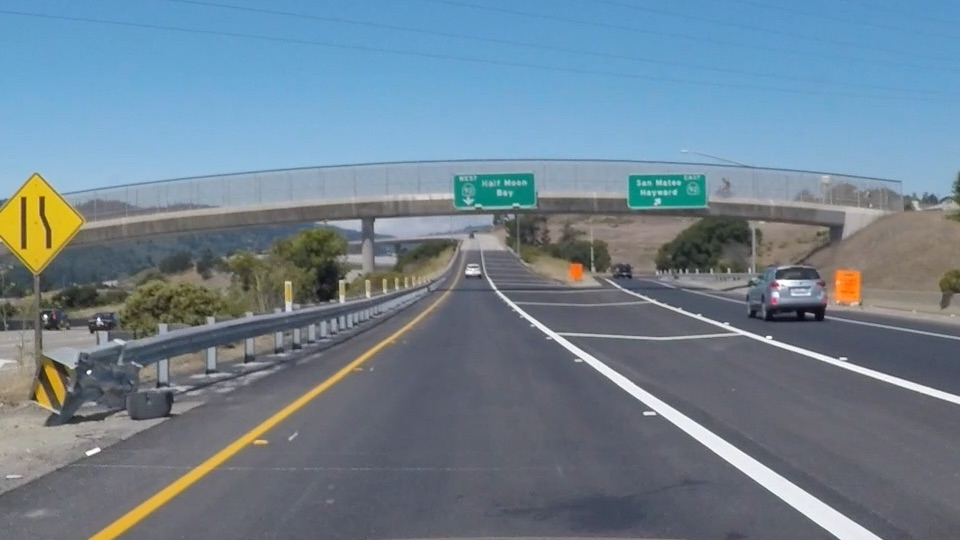
#> input picture exit-ramp.jpg, 960 x 540 px
$ python -i 02_udacity_photo_line_detection_test.py   (imports and definitions only)
#> lines starting #> are read from the running program, lines starting #| are printed output that depends on the picture; after the words box and inside, x2 and y2 are one past the last pixel; in counts of white or black regions, pixels touching at a corner belong together
#> further down, picture is the input picture: shape (540, 960, 3); mean B, G, R 144.4, 130.2, 111.3
### udacity_photo_line_detection_refresh.py
import matplotlib.pyplot as plt
import matplotlib.image as mpimg
import numpy as np
import cv2
import math


from PIL import ImageGrab
import time
from numpy import ones,vstack
from numpy.linalg import lstsq
# [7 lines of commented-out code are left out]

'''
kernel_size = 5
#grab screen from partial area of windows
screen =  np.array(ImageGrab.grab(bbox=(900,40,1450,640)))
# Define our parameters for Canny and apply
low_threshold = 50
high_threshold = 150
# convert to gray
gray = cv2.cvtColor(screen, cv2.COLOR_BGR2GRAY)
blur_gray = cv2.GaussianBlur(gray,(kernel_size, kernel_size),0)
# edge detection
edges = cv2.Canny(blur_gray, low_threshold, high_threshold)

#mask = np.zeros_like(edges)
ignore_mask_color = 255
#cv2.fillPoly(mask, vertices, ignore_mask_color)
#masked_edges = cv2.bitwise_and(edges, mask)

# Define the Hough transform parameters
# Make a blank the same size as our image to draw on
rho = 1 # distance resolution in pixels of the Hough grid
theta = np.pi/180 # angular resolution in radians of the Hough grid
threshold = 1     # minimum number of votes (intersections in Hough grid cell)
min_line_length = 5 #minimum number of pixels making up a line
max_line_gap = 1    # maximum gap in pixels between connectable line segments
#line_image = np.copy(image)*0 # creating a blank to draw lines on

# Run Hough on edge detected image
# Output "lines" is an array containing endpoints of detected line segments
#lines = cv2.HoughLinesP(masked_edges, rho, theta, threshold, np.array([]),min_line_length, max_line_gap)

'''


def edge_detection():
    while 1:
        # [5 lines of commented-out code are left out]
        image = np.array(ImageGrab.grab(bbox=(900,300,1500,600)))
        gray = cv2.cvtColor(image,cv2.COLOR_RGB2GRAY)

        # Define a kernel size and apply Gaussian smoothing
        kernel_size = 5
        blur_gray = cv2.GaussianBlur(gray,(kernel_size, kernel_size),0)

        # Define our parameters for Canny and apply
        low_threshold = 50
        high_threshold = 150
        edges = cv2.Canny(blur_gray, low_threshold, high_threshold)

        # Next we'll create a masked edges image using cv2.fillPoly()
        mask = np.zeros_like(edges)
        ignore_mask_color = 255

        # This time we are defining a four sided polygon to mask
        imshape = image.shape
        vertices = np.array([[(0,imshape[0]),(0, 0), (imshape[1], 0), (imshape[1],imshape[0])]], dtype=np.int32)
        cv2.fillPoly(mask, vertices, ignore_mask_color)
        masked_edges = cv2.bitwise_and(edges, mask)

        # Define the Hough transform parameters
        # Make a blank the same size as our image to draw on
        rho = 1 # distance resolution in pixels of the Hough grid
        theta = np.pi/180 # angular resolution in radians of the Hough grid
        threshold = 1     # minimum number of votes (intersections in Hough grid cell)
        min_line_length = 5 #minimum number of pixels making up a line
        max_line_gap = 1    # maximum gap in pixels between connectable line segments
        line_image = np.copy(image)*0 # creating a blank to draw lines on

        # Run Hough on edge detected image
        # Output "lines" is an array containing endpoints of detected line segments
        lines = cv2.HoughLinesP(masked_edges, rho, theta, threshold, np.array([]),
                                    min_line_length, max_line_gap)

        # Iterate over the output "lines" and draw lines on a blank image
        for line in lines:
            for x1,y1,x2,y2 in line:
                cv2.line(line_image,(x1,y1),(x2,y2),(255,0,0),10)

        # Create a "color" binary image to combine with line image
        color_edges = np.dstack((edges, edges, edges))

        # Draw the lines on the edge image
        lines_edges = cv2.addWeighted(color_edges, 0.8, line_image, 1, 0)

        cv2.namedWindow('05_Hough', cv2.WINDOW_NORMAL)
        cv2.imshow('05_Hough',lines_edges)
        k = cv2.waitKey(10) & 0XFF
        if k == 27:
            break


edge_detection()  # 이 파일의 목표는 udacity의 photo인식을 그대로 def함수로 정의하고 그걸 refresh해서 연속영상을 만들어 보는 것이다.
                  #구현은 성공했다. 밑에 waitkey(10)이 핵심, 2번 파일과 짝을 이뤄서 사용해서, 흑백영상에서 edge를 추출해 냈다
                  # 이 파일의 bbox의 영역은 흑백영상이 위치한 스크린 영역이다. 2번파일의 흑백영상에는 지평선 아래 차선만 추출이 되고 있다.

'''
while을 1로 바꾸고 k변수를 도입해서 사용하자 while문이 작동하기 시작했다
https://answers.opencv.org/question/181837/how-to-refresh-the-image-content-in-a-window/
위의 페이지를 참조했다
'''

### 02_udacity_photo_line_detection_test.py
import matplotlib.pyplot as plt
import matplotlib.image as mpimg
import numpy as np
import cv2
import math

from PIL import ImageGrab
import time
from numpy import ones,vstack
from numpy.linalg import lstsq
# [7 lines of commented-out code are left out]
kernel_size = 5
#grab screen from partial area of windows
#screen =  np.array(ImageGrab.grab(bbox=(0,40,800,640)))
# Define our parameters for Canny and apply
low_threshold = 50
high_threshold = 150
# [7 lines of commented-out code are left out]
ignore_mask_color = 255
#cv2.fillPoly(mask, vertices, ignore_mask_color)
#masked_edges = cv2.bitwise_and(edges, mask)

# Define the Hough transform parameters
# Make a blank the same size as our image to draw on
rho = 1 # distance resolution in pixels of the Hough grid
theta = np.pi/180 # angular resolution in radians of the Hough grid
threshold = 1     # minimum number of votes (intersections in Hough grid cell)
min_line_length = 5 #minimum number of pixels making up a line
max_line_gap = 1    # maximum gap in pixels between connectable line segments
#line_image = np.copy(image)*0 # creating a blank to draw lines on

# Run Hough on edge detected image
# Output "lines" is an array containing endpoints of detected line segments
#lines = cv2.HoughLinesP(masked_edges, rho, theta, threshold, np.array([]),min_line_length, max_line_gap)


def process_img(image):
    """Applies the Grayscale transform
    This will return an image with only one color channel
    but NOTE: to see the returned image as grayscale
    (assuming your grayscaled image is called 'gray')
    you should call plt.imshow(gray, cmap='gray')"""
    original_image = image
    # convert to gray
    processed_img1 = cv2.cvtColor(image, cv2.COLOR_BGR2GRAY)
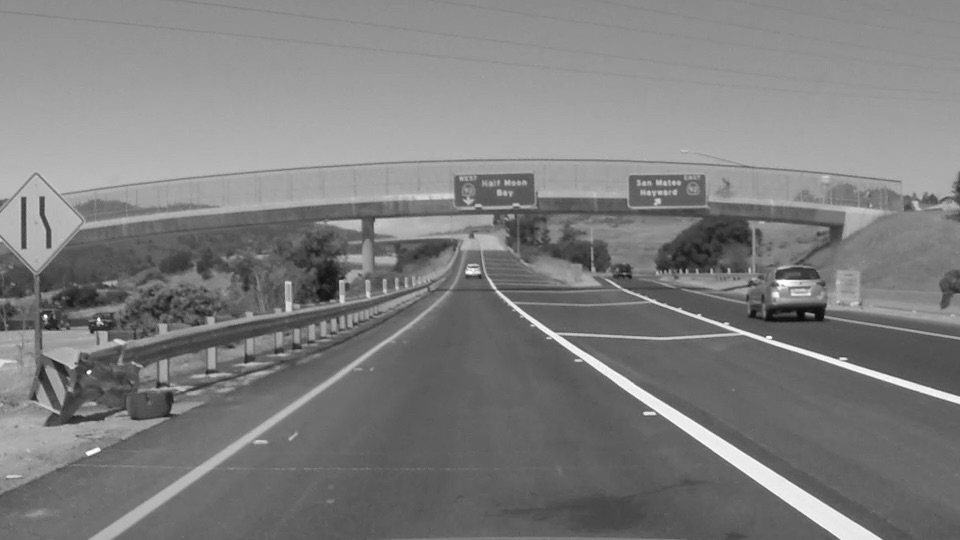
#> processed_img1: shape (540, 960); min 7, max 255, mean 126.2

    # edge detection
    processed_img_Canny = cv2.Canny(processed_img1, low_threshold, high_threshold)
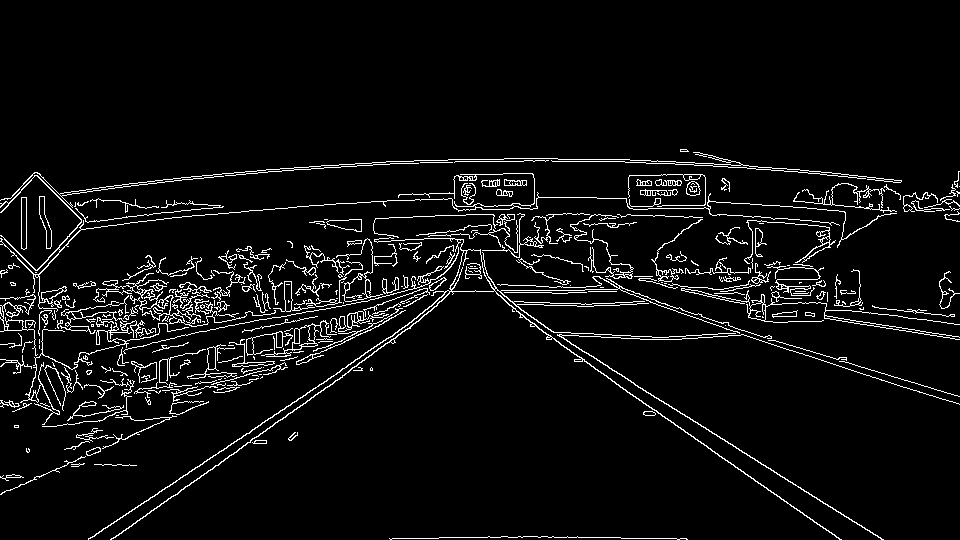
#> processed_img_Canny: shape (540, 960); 5.3% white in thin lines or dots, all inside (x1, y1, x2, y2) = (0, 149, 960, 540)

    #processed_img = cv2.GaussianBlur(processed_img, (5, 5), 0) #sentdex
    processed_img2 = cv2.GaussianBlur(processed_img_Canny,(kernel_size, kernel_size),0) #udacity
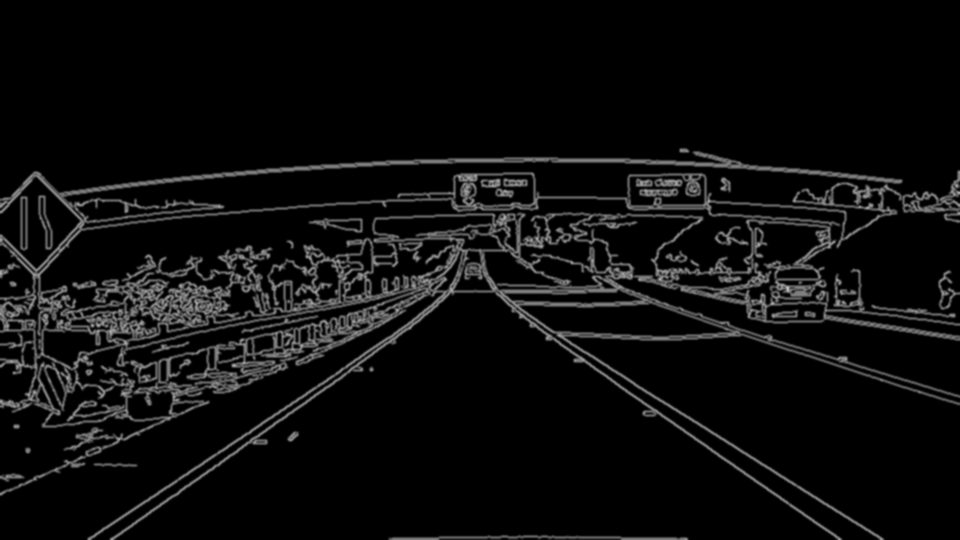
#> processed_img2: shape (540, 960); min 0, max 195, mean 13.5
    #processed_img3 = cv2.Canny(processed_img2, low_threshold, high_threshold)

    imshape = image.shape
#> imshape = (540, 960, 3)
    #vertices = np.array([[(0,imshape[0]),(0, 0), (imshape[1], 0), (imshape[1],imshape[0])]], dtype=np.int32)
    #udacity의 정지이미지 검출에서 가져온 영역설정 -- 아래것과 영역비교해볼것
    vertices = np.array([[10,650],[10,600],[450,400],[850,400],[1280,650]], np.int32)
    #sentdex의 python plays gta5 6강에서 가져온 영역 (위의 것과 결과비교해볼것)-이것은 지평선 아래만 인식
    #vertices = np.array([[(0,imshape[0]),(0, 0), (imshape[1], 0), (imshape[1],imshape[0])]], dtype=np.int32)
    #udacity는 딱히 영역을 정하고 하지 않아서 vertices가 없는거 같다. photo 검출에서는 np.array가 있음,윗줄 참조

    #여기에 try except(sentdex)의 것을 주석으로 남겨두면 invalid syntax 에러가 난다 그래서 주석도 지웠음

    processed_img = roi(processed_img2, [vertices]) #가우시안 블러와 차선영역(사다리꼴)만 설정해서 processed_img에 건네줌

    # [4 lines of commented-out code are left out]
    return processed_img,original_image
    #processed_img는 가우시안 불러까지만 적용되어 있음, canny는 아직 미적용


def roi(img, vertices):
    """
    Applies an image mask.

    Only keeps the region of the image defined by the polygon
    formed from `vertices`. The rest of the image is set to black.
    `vertices` should be a numpy array of integer points.
    """
    #defining a blank mask to start with
    mask = np.zeros_like(img)

    #defining a 3 channel or 1 channel color to fill the mask with depending on the input image
    if len(img.shape) > 2:
        channel_count = img.shape[2]  # i.e. 3 or 4 depending on your image
        ignore_mask_color = (255,) * channel_count
    else:
        ignore_mask_color = 255

    #filling pixels inside the polygon defined by "vertices" with the fill color
    cv2.fillPoly(mask, vertices, ignore_mask_color)
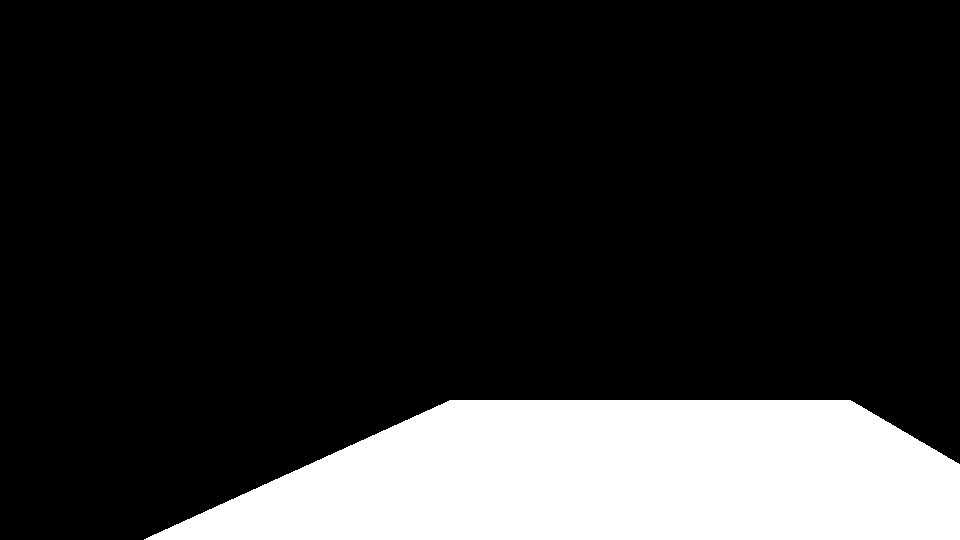
#> mask: shape (540, 960); 17.2% white; 1 white region, box (x1, y1, x2, y2) and area: (144, 400, 960, 540) 89383

    #returning the image only where mask pixels are nonzero
    masked_image = cv2.bitwise_and(img, mask)
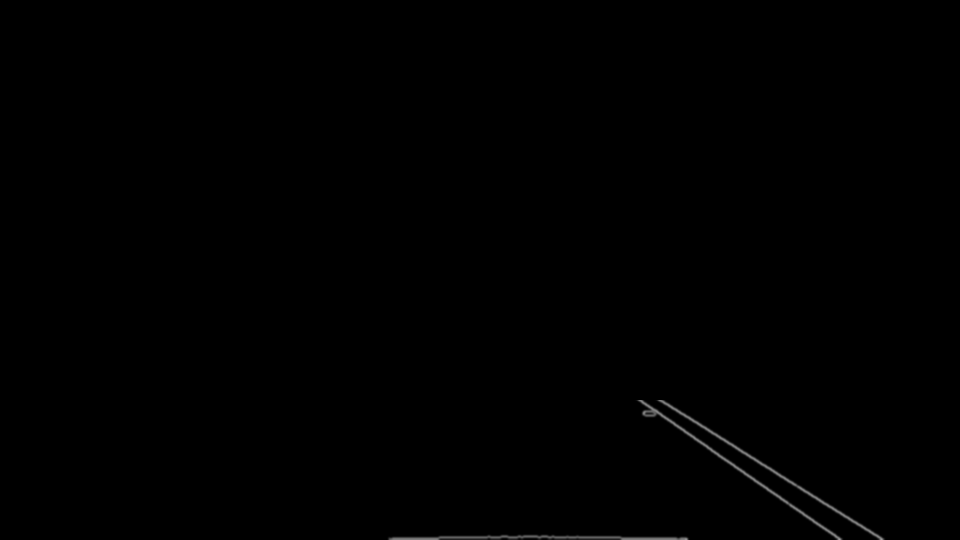
#> masked_image: shape (540, 960); min 0, max 155, mean 0.5
    return masked_image


# [52 lines left out: functions draw_lines, weighted_img, main, not called in this run]


'''
Canny_edge = cv2.Canny(processed_img, low_threshold, high_threshold)

cv2.namedWindow('Gaussian_blur', cv2.WINDOW_NORMAL)
cv2.imshow('Gaussian_blur', new_screen) #new_screen을 window라는 이름으로 창을 띠워줌,process_img의 기능을 응용한 것이니 가우시안 불러까지 된 듯 함
                                 #Canny edge가 아직 미적용 상태
cv2.namedWindow('Canny_edge',cv2.WINDOW_NORMAL)
cv2.imshow('Canny_edge',Canny_edge,Cannyed_image)
'''


# [1 line not run here, left out]

import udacity_photo_line_detection_refresh.py as udacity_photo_refresh
# [1 line not run here, left out]

#이 파일(2번)은 칼라,흑백 영상이 뜨는 기본적인 파일이다. 흑백영상은 원본 영상에서 차선만 추출하게 설정이 되어 있다


'''
while을 1로 바꾸고 k변수를 도입해서 사용하자 while문이 작동하기 시작했다
https://answers.opencv.org/question/181837/how-to-refresh-the-image-content-in-a-window/
위의 페이지를 참조했다
'''

'''

screen =  np.array(ImageGrab.grab(bbox=(0,40,800,640)))
vertices = np.array([[10,650],[10,600],[450,400],[850,400],[1280,650]], np.int32)

screen의 영역에서
vertices의 영역만 ROI로 선정하는 것이다
그리고 Udacity의 photo에서 edge를 추출하는 것을 while문을 이용해서 무한 반복시키면 어떨까?

또한 아래 방법을 이용하면 직접 읽어들여서 굳이 화면 한 구석을 차지하지 않게 만들 수 있을 것이다.


https://zzsza.github.io/data/2018/01/23/opencv-1/
파일로 비디오 읽기 (Video Read)
파일을 직접 읽기도 정말 간단합니다

import cv2

cap = cv2.VideoCapture('vtest.avi')

while(cap.isOpened()):
    ret, frame = cap.read()
    gray = cv2.cvtColor(frame, cv2.COLOR_BGR2GRAY)
    cv2.imshow('frame',gray)

    if cv2.waitKey(1) & 0xFF == ord('q'):
        break
cap.release()
cv2.destroyAllWindows()

'''

>>> import cv2
>>> picture = cv2.imread('exit-ramp.jpg')
>>> result = process_img(picture)
